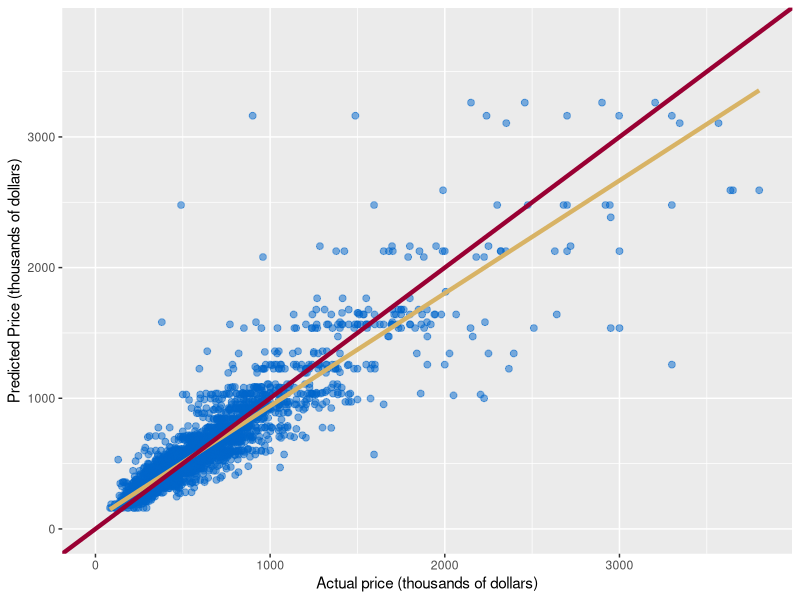

Here is the R script that generated this plot:
## File to set up datam Shiny app needs
#

# Needed libraries
library(readr)
library(ggplot2)
library(dplyr)

# Read in data
pred.data <- read_csv('data/pred_data.csv') %>%
    select(price,
           prediction.all,
           prediction.lower,
           prediction.upper,
           prediction.rsquare) %>%
    mutate(price = price / 1000)

model.rmse <- read_csv('data/models_rmse.csv')


########################
### Plot predictions ###
########################

plot_pred <- function(model) {

    col.name <- paste0('prediction.', model)

    g <- ggplot(data = pred.data,
                aes(x = price),
                aes_string(y = col.name)) +
        geom_point(aes_string(y = col.name),
                   color = '#0066cc',
                   alpha = .5,
                   size = 2) +
        geom_smooth(aes_string(y = col.name),
                    method = 'lm',
                    se = FALSE,
                    color = '#d8b365',
                    size = 1.5) +
        geom_abline(intercept = 0,
                    slope = 1,
                    size = 1.5,
                    color = '#990033') +
        scale_x_continuous(limits = c(0, max(pred.data$price))) +
        scale_y_continuous(limits = c(0, max(pred.data$price))) +
        labs(x = 'Actual price (thousands of dollars)',
             y = 'Predicted Price (thousands of dollars)')

    return(g)
}

g.all <- plot_pred('all')


#################
### RMSE list ###
#################

rmse <- setNames(as.list(model.rmse$rmse), model.rmse$model.name)

